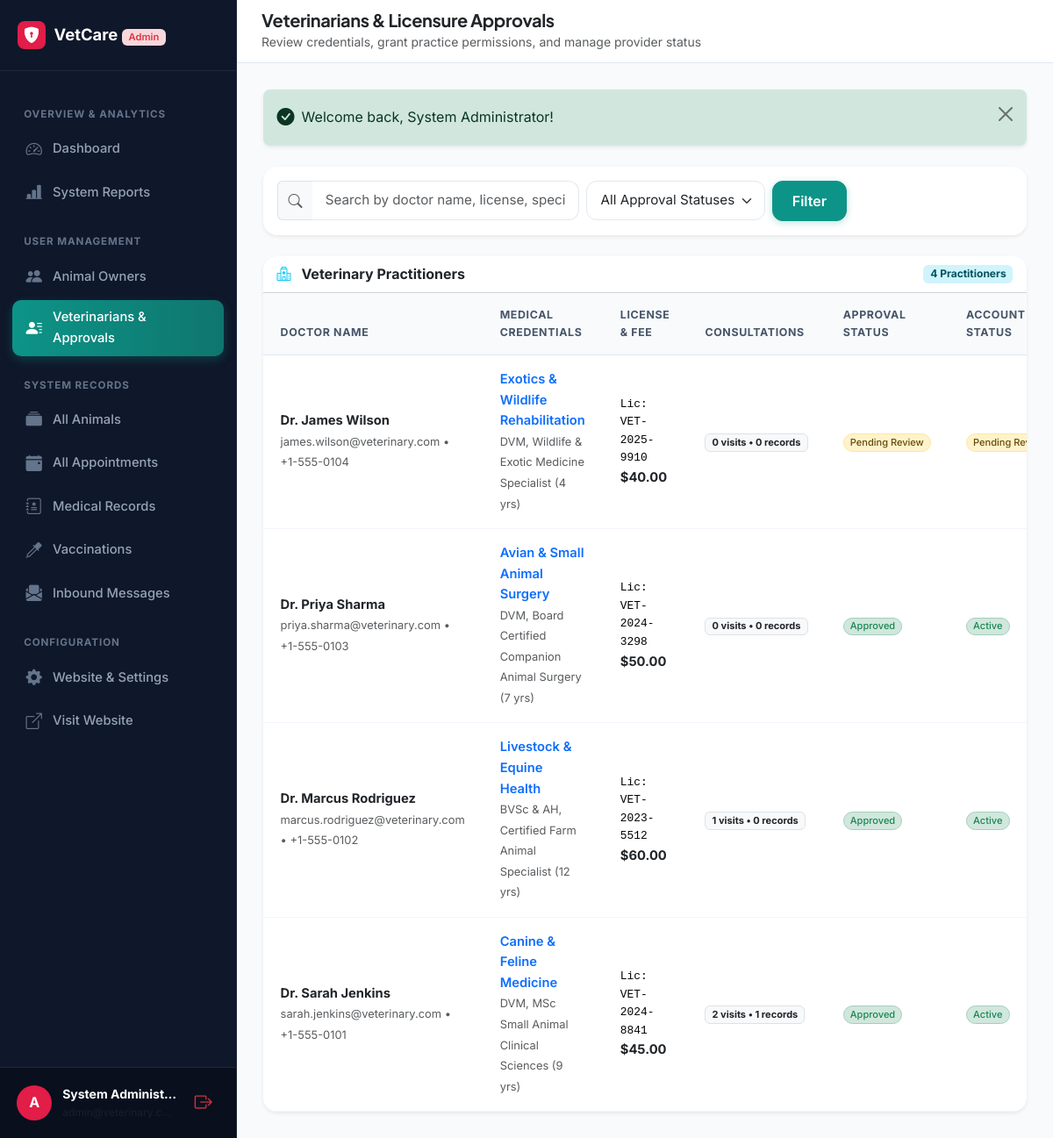
The app's page /admin/veterinarians.php (signed in) with its own data.
### tables this page shows
CREATE TABLE `users` (
  `id` INT AUTO_INCREMENT PRIMARY KEY,
  `full_name` VARCHAR(100) NOT NULL,
  `email` VARCHAR(150) NOT NULL UNIQUE,
  `phone` VARCHAR(30) NOT NULL,
  `password_hash` VARCHAR(255) NOT NULL,
  `role` ENUM('owner', 'veterinarian', 'admin') NOT NULL,
  `account_status` ENUM('active', 'inactive', 'suspended', 'pending') NOT NULL DEFAULT 'active',
  `created_at` TIMESTAMP DEFAULT CURRENT_TIMESTAMP,
  `updated_at` TIMESTAMP DEFAULT CURRENT_TIMESTAMP ON UPDATE CURRENT_TIMESTAMP,
  INDEX `idx_role` (`role`),
  INDEX `idx_status` (`account_status`)
);

### admin/veterinarians.php (the view, shortened to what this page needs)
<?php
require_once __DIR__ . '/../includes/init.php';
$search = trim($_GET['search'] ?? '');
$sql = "
    SELECT u.*, vp.qualification, vp.specialization, vp.license_number, vp.experience_years, vp.consultation_fee, vp.approval_status,
           (SELECT COUNT(*) FROM appointments app WHERE app.veterinarian_id = u.id) AS total_appointments,
           (SELECT COUNT(*) FROM medical_records mr WHERE mr.veterinarian_id = u.id) AS total_records
    FROM users u
    JOIN veterinarian_profiles vp ON vp.user_id = u.id
    WHERE u.role = 'veterinarian'
";
$params = [];
$sql .= " ORDER BY vp.approval_status = 'pending' DESC, u.created_at DESC";
$stmt = $pdo->prepare($sql);
$stmt->execute($params);
$vets = $stmt->fetchAll();
require_once __DIR__ . '/../includes/header.php';
?>
<div class="dashboard-layout">
    <?php require_once __DIR__ . '/../includes/admin_sidebar.php'; ?>
    <main class="dashboard-main">
        <header class="dashboard-topbar">
            <div class="d-flex align-items-center gap-3">
                <div>
                    <h5 class="fw-bold mb-0 text-dark">Veterinarians & Licensure Approvals</h5>
                    <small class="text-muted">Review credentials, grant practice permissions, and manage provider status</small>
                </div>
            </div>
        </header>
        <div class="dashboard-content-body">
            <?php require_once __DIR__ . '/../includes/alerts.php'; ?>
            <div class="card border-0 shadow-sm rounded-4 p-3 mb-4 bg-white">
                <form method="GET" action="<?= url('admin/veterinarians.php') ?>" class="row g-2 align-items-center">
                    <div class="col-md-5">
                        <div class="input-group">
                            <span class="input-group-text bg-light border-end-0"><i class="bi bi-search text-muted"></i></span>
                            <input type="text" class="form-control border-start-0" name="search" value="<?= e($search) ?>" placeholder="Search by doctor name, license, specialization...">
                        </div>
                    </div>
                    <div class="col-md-3">
                        <select class="form-select" name="status" onchange="this.form.submit()">
                            <option value="">All Approval Statuses</option>
                        </select>
                    </div>
                    <div class="col-auto">
                        <button type="submit" class="btn btn-primary">Filter</button>
                    </div>
                </form>
            </div>
            <div class="card border-0 shadow-sm rounded-4 bg-white overflow-hidden">
                <div class="card-header bg-white d-flex justify-content-between align-items-center">
                    <span class="fw-bold"><i class="bi bi-hospital text-info me-2"></i> Veterinary Practitioners</span>
                    <span class="badge bg-info-subtle text-info-emphasis"><?= count($vets) ?> Practitioners</span>
                </div>
                <?php if (empty($vets)): ?>
                    <div class="empty-state-box">
                        <div class="empty-state-icon"><i class="bi bi-person-x"></i></div>
                        <h5 class="fw-bold">No Veterinarians Found</h5>
                        <p class="text-muted small">No records match the requested filter.</p>
                    </div>
                <?php else: ?>
                    <div class="table-responsive">
                        <table class="table custom-table">
                            <thead>
                                <tr>
                                    <th>Doctor Name</th>
                                    <th>Medical Credentials</th>
                                    <th>License & Fee</th>
                                    <th>Consultations</th>
                                    <th>Approval Status</th>
                                    <th>Account Status</th>
                                </tr>
                            </thead>
                            <tbody>
                                <?php foreach ($vets as $v): ?>
                                    <tr>
                                        <td>
                                            <div class="fw-bold text-dark"><?= e($v['full_name']) ?></div>
                                            <small class="text-muted"><?= e($v['email']) ?> &bull; <?= e($v['phone']) ?></small>
                                        </td>
                                        <td>
                                            <div class="fw-semibold text-primary"><?= e($v['specialization']) ?></div>
                                            <small class="text-muted"><?= e($v['qualification']) ?> (<?= $v['experience_years'] ?> yrs)</small>
                                        </td>
                                        <td>
                                            <span class="font-monospace small d-block">Lic: <?= e($v['license_number']) ?></span>
                                            <strong class="text-dark">$<?= number_format((float)$v['consultation_fee'], 2) ?></strong>
                                        </td>
                                        <td>
                                            <span class="badge bg-light text-dark border">
                                                <?= $v['total_appointments'] ?> visits &bull; <?= $v['total_records'] ?> records
                                            </span>
                                        </td>
                                        <td><?= badge_status($v['approval_status']) ?></td>
                                        <td><?= badge_status($v['account_status']) ?></td>
                                    </tr>
                                <?php endforeach; ?>
                            </tbody>
                        </table>
                    </div>
                <?php endif; ?>
            </div>
        </div>
    </main>
</div>
<?php require_once __DIR__ . '/../includes/footer.php'; ?>

### includes/functions.php (shortened to what this page needs)
<?php
function e($value): string {
    return htmlspecialchars((string)($value ?? ''), ENT_QUOTES, 'UTF-8');
}
function url(string $path = ''): string {
    $path = ltrim($path, '/');
    return rtrim(BASE_URL, '/') . ($path !== '' ? '/' . $path : '');
}
function badge_status(string $status): string {
    $statusLower = strtolower(trim($status));
    $map = [
        'active'     => ['bg-success-subtle text-success border border-success-subtle', 'Active'],
        'approved'   => ['bg-success-subtle text-success border border-success-subtle', 'Approved'],
        'completed'  => ['bg-success-subtle text-success border border-success-subtle', 'Completed'],
        'scheduled'  => ['bg-primary-subtle text-primary border border-primary-subtle', 'Scheduled'],
        'pending'    => ['bg-warning-subtle text-warning-emphasis border border-warning-subtle', 'Pending Review'],
        'cancelled'  => ['bg-secondary-subtle text-secondary border border-secondary-subtle', 'Cancelled'],
        'rejected'   => ['bg-danger-subtle text-danger border border-danger-subtle', 'Rejected'],
        'inactive'   => ['bg-secondary-subtle text-secondary border border-secondary-subtle', 'Inactive'],
        'suspended'  => ['bg-danger-subtle text-danger border border-danger-subtle', 'Suspended'],
        'unread'     => ['bg-info-subtle text-info-emphasis border border-info-subtle', 'New Inbound'],
        'read'       => ['bg-light text-muted border', 'Read'],
        'replied'    => ['bg-success-subtle text-success border border-success-subtle', 'Replied']
    ];
    $classes = $map[$statusLower][0] ?? 'bg-light text-dark border';
    $label = $map[$statusLower][1] ?? ucfirst($statusLower);
    return '<span class="badge rounded-pill ' . $classes . ' px-2.5 py-1.5 fw-medium">' . e($label) . '</span>';
}

### assets/css/style.css (style rules this page uses)
:root { --primary: #0d9488; --primary-dark: #0f766e; --primary-light: #ccfbf1; --primary-subtle: #f0fdfa; --secondary: #0284c7; --accent: #10b981; --dark: #0f172a; --dark-muted: #475569; --light-bg: #f8fafc; --card-bg: #ffffff; --border-color: #e2e8f0; --border-focus: #0d9488; --font-heading: 'Plus Jakarta Sans', -apple-system, BlinkMacSystemFont, 'Segoe UI', Roboto, sans-serif; --font-body: 'Inter', -apple-system, BlinkMacSystemFont, 'Segoe UI', Roboto, sans-serif; --radius-sm: 8px; --radius-md: 12px; --radius-lg: 18px; --radius-pill: 9999px; --shadow-sm: 0 1px 3px rgba(15, 23, 42, 0.05); --shadow-md: 0 4px 18px -2px rgba(15, 23, 42, 0.06), 0 2px 6px -1px rgba(15, 23, 42, 0.03); --shadow-lg: 0 12px 30px -4px rgba(13, 148, 136, 0.12), 0 4px 12px -2px rgba(15, 23, 42, 0.04); }
body { font-family: var(--font-body); color: var(--dark); background-color: var(--light-bg); line-height: 1.6; overflow-x: hidden; }
h1, h2, h3, h4, h5, h6 { font-family: var(--font-heading); color: var(--dark); font-weight: 700; letter-spacing: -0.02em; }
.btn-primary { background-color: var(--primary); border-color: var(--primary); color: #ffffff; font-weight: 600; padding: 0.625rem 1.35rem; border-radius: var(--radius-md); box-shadow: 0 2px 8px rgba(13, 148, 136, 0.25); transition: all 0.25s ease; }
.form-control, .form-select { border-radius: var(--radius-md); border: 1px solid var(--border-color); padding: 0.65rem 0.95rem; font-size: 0.95rem; transition: border-color 0.2s, box-shadow 0.2s; }

### assets/css/dashboard.css (style rules this page uses)
.dashboard-layout { display: flex; min-height: 100vh; background-color: #f8fafc; }
.dashboard-main { flex-grow: 1; display: flex; flex-direction: column; min-width: 0; }
.dashboard-topbar { height: 72px; background: #ffffff; border-bottom: 1px solid var(--border-color); padding: 0 1.75rem; display: flex; align-items: center; justify-content: space-between; position: sticky; top: 0; z-index: 1020; }
.dashboard-content-body { padding: 1.85rem; flex-grow: 1; }
.custom-table { margin-bottom: 0; }
.custom-table th { background-color: #f8fafc; color: #475569; font-size: 0.775rem; text-transform: uppercase; letter-spacing: 0.05em; font-weight: 700; padding: 0.95rem 1.25rem; border-bottom: 1px solid var(--border-color); }
.custom-table td { padding: 1rem 1.25rem; vertical-align: middle; border-bottom: 1px solid #f1f5f9; font-size: 0.92rem; }

### records on screen
users: full_name "Dr. James Wilson", email "james.wilson@veterinary.com", phone "+1-555-0104", specialization "Exotics & Wildlife Rehabilitation", qualification "DVM, Wildlife & Exotic Medicine Specialist", experience_years "4", license_number "VET-2025-9910", consultation_fee "40.00", total_appointments "0", total_records "0", label "Pending Review Pending…"
users: full_name "Dr. Priya Sharma", email "priya.sharma@veterinary.com", phone "+1-555-0103", specialization "Avian & Small Animal Surgery", qualification "DVM, Board Certified Companion Animal Surgery", experience_years "7", license_number "VET-2024-3298", consultation_fee "50.00", total_appointments "0", total_records "0", label "Approved Active"
users: full_name "Dr. Marcus Rodriguez", email "marcus.rodriguez@veterinary.com", phone "+1-555-0102", specialization "Livestock & Equine Health", qualification "BVSc & AH, Certified Farm Animal Specialist", experience_years "12", license_number "VET-2023-5512", consultation_fee "60.00", total_appointments "1", total_records "0", label "Approved Active"
users: full_name "Dr. Sarah Jenkins", email "sarah.jenkins@veterinary.com", phone "+1-555-0101", specialization "Canine & Feline Medicine", qualification "DVM, MSc Small Animal Clinical Sciences", experience_years "9", license_number "VET-2024-8841", consultation_fee "45.00", total_appointments "2", total_records "1", label "Approved Active"

### other values on screen
$user['full_name'] "System Administ…"
$flash['message'] "Welcome back, System Administrator!"
count($vets) "4"
